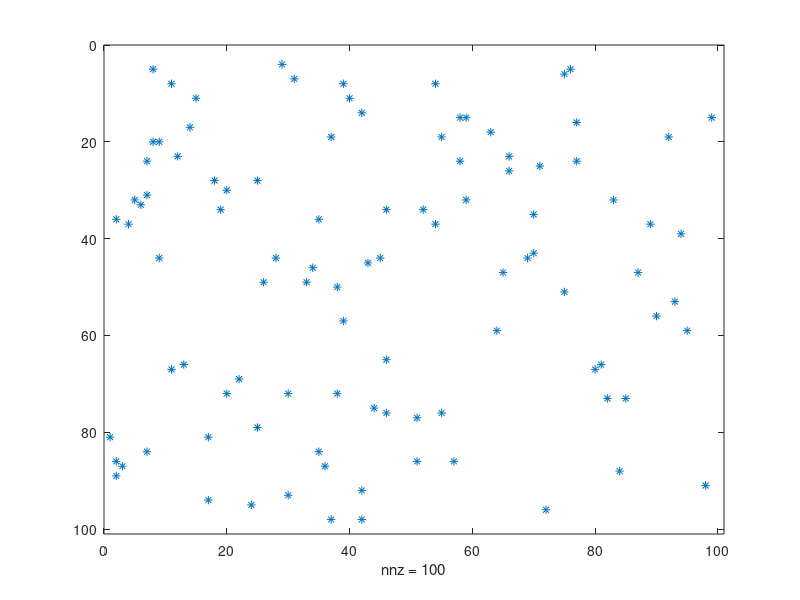

The MATLAB script that drew this image: (Note: this script raises an error after producing the figure.)

% vs 0.0.0.2
% 2013-08-24

% SPYC tests

% Generate a random sparse matrix and run a battery of tests

clear all
clc
close all

N = 100;
f = 0.01;
zmax=1000;
A = zeros(N);
pts=unique(round((N-1)*rand(round(N^2*f),2))+1,'rows');
s = zmax*rand(length(pts),1);
ns = length(s);
[iA jA] = size(A);
sA = sparse(pts(:,1),pts(:,2),s,iA,jA);


% run test battery

% disp('Press RET to start tests...')
% pause
% disp('spy(sA)')
figure
spy(sA)
% pause
disp('spyc(sA,[])')
spyc(sA,[]);
% pause
disp('spyc(sA,[],[]);')
spyc(sA,[],[]);
% pause

cmap = 'summer';
disp('spyc(sA,cmap);')
spyc(sA,cmap);
% pause
disp('spyc(sA,cmap,[]);')
spyc(sA,cmap,[]);
% pause
disp('spyc(sA,cmap,0);')
spyc(sA,cmap,0);
pause
disp('spyc(sA,cmap,1);')
spyc(sA,cmap,1);
pause

cmap = 'winter';
cmap = flipud(colormap(cmap));
disp('spyc(sA,cmap);')
spyc(sA,cmap);
pause
disp('spyc(sA,cmap,[]);')
spyc(sA,cmap,[]);
pause
disp('spyc(sA,cmap,0);')
spyc(sA,cmap,0);
pause
disp('spyc(sA,cmap,1);')
spyc(sA,cmap,1);
pause

disp('done!')

% any of the following should produce error
% spyc;
% spyc();
% spyc(sA,0,[]);
% spyc([],[],[]);

return

